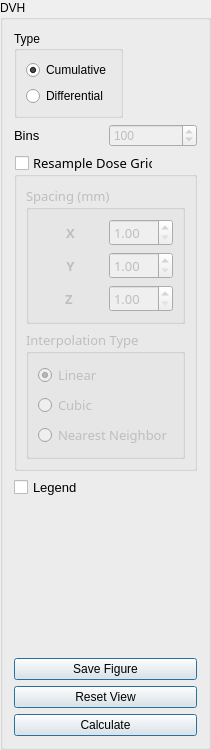
      <widget class="QGroupBox" name="groupBox">
       <property name="maximumSize">
        <size>
         <width>147</width>
         <height>16777215</height>
        </size>
       </property>
       <property name="title">
        <string>DVH</string>
       </property>
       <layout class="QGridLayout" name="gridLayout_3">
        <item row="0" column="0">
         <layout class="QVBoxLayout" name="verticalLayout">
          <item>
           <widget class="QGroupBox" name="groupBox_2">
            <property name="sizePolicy">
             <sizepolicy hsizetype="Fixed" vsizetype="Fixed">
              <horstretch>0</horstretch>
              <verstretch>0</verstretch>
             </sizepolicy>
            </property>
            <property name="title">
             <string>Type</string>
            </property>
            <layout class="QGridLayout" name="gridLayout_2">
             <item row="0" column="0">
              <widget class="QRadioButton" name="radioButtonCum">
               <property name="text">
                <string>Cumulative</string>
               </property>
               <property name="checked">
                <bool>true</bool>
               </property>
              </widget>
             </item>
             <item row="1" column="0">
              <widget class="QRadioButton" name="radioButtonDiff">
               <property name="text">
                <string>Differential</string>
               </property>
              </widget>
             </item>
            </layout>
           </widget>
          </item>
          <item>
           <layout class="QHBoxLayout" name="horizontalLayout_2">
            <item>
             <widget class="QLabel" name="label">
              <property name="font">
               <font>
                <pointsize>10</pointsize>
                <stylestrategy>PreferAntialias</stylestrategy>
               </font>
              </property>
              <property name="text">
               <string>Bins</string>
              </property>
             </widget>
            </item>
            <item>
             <widget class="QSpinBox" name="binSpinBox">
              <property name="enabled">
               <bool>false</bool>
              </property>
              <property name="maximum">
               <number>1000000</number>
              </property>
              <property name="singleStep">
               <number>10</number>
              </property>
              <property name="value">
               <number>100</number>
              </property>
             </widget>
            </item>
           </layout>
          </item>
         </layout>
        </item>
        <item row="1" column="0">
         <widget class="QGroupBox" name="groupBoxResampleDoseGrid">
          <property name="font">
           <font>
            <family>Agency FB</family>
            <pointsize>10</pointsize>
           </font>
          </property>
          <property name="styleSheet">
           <string notr="true"/>
          </property>
          <property name="title">
           <string>Resample Dose Grid</string>
          </property>
          <property name="checkable">
           <bool>true</bool>
          </property>
          <property name="checked">
           <bool>false</bool>
          </property>
          <layout class="QGridLayout" name="gridLayout_4">
           <item row="0" column="0">
            <layout class="QVBoxLayout" name="verticalLayout_3">
             <item>
              <widget class="QGroupBox" name="groupBox_3">
               <property name="font">
                <font>
                 <family>Agency FB</family>
                 <pointsize>10</pointsize>
                 <stylestrategy>PreferAntialias</stylestrategy>
                </font>
               </property>
               <property name="title">
                <string>Spacing (mm)</string>
               </property>
               <layout class="QGridLayout" name="gridLayout_5">
                <item row="0" column="0">
                 <layout class="QVBoxLayout" name="verticalLayout_4">
                  <item>
                   <layout class="QHBoxLayout" name="horizontalLayout_3">
                    <item>
                     <widget class="QLabel" name="label_2">
                      <property name="font">
                       <font>
                        <family>Agency FB</family>
                        <pointsize>10</pointsize>
                        <bold>true</bold>
                        <stylestrategy>PreferAntialias</stylestrategy>
                       </font>
                      </property>
                      <property name="text">
                       <string>X</string>
                      </property>
                      <property name="alignment">
                       <set>Qt::AlignmentFlag::AlignCenter</set>
                      </property>
                     </widget>
                    </item>
                    <item>
                     <widget class="QDoubleSpinBox" name="xSpcSpinBox">
                      <property name="minimum">
                       <double>1.000000000000000</double>
                      </property>
                     </widget>
                    </item>
                   </layout>
                  </item>
                  <item>
                   <layout class="QHBoxLayout" name="horizontalLayout_4">
                    <item>
                     <widget class="QLabel" name="label_3">
                      <property name="font">
                       <font>
                        <family>Agency FB</family>
                        <pointsize>10</pointsize>
                        <bold>true</bold>
                        <stylestrategy>PreferAntialias</stylestrategy>
                       </font>
                      </property>
                      <property name="text">
                       <string>Y</string>
                      </property>
                      <property name="alignment">
                       <set>Qt::AlignmentFlag::AlignCenter</set>
                      </property>
                     </widget>
                    </item>
                    <item>
                     <widget class="QDoubleSpinBox" name="ySpcSpinBox">
                      <property name="minimum">
                       <double>1.000000000000000</double>
                      </property>
                      <property name="value">
                       <double>1.000000000000000</double>
                      </property>
                     </widget>
                    </item>
                   </layout>
                  </item>
                  <item>
                   <layout class="QHBoxLayout" name="horizontalLayout_5">
                    <item>
                     <widget class="QLabel" name="label_4">
                      <property name="font">
                       <font>
                        <family>Agency FB</family>
                        <pointsize>10</pointsize>
                        <bold>true</bold>
                        <stylestrategy>PreferAntialias</stylestrategy>
                       </font>
                      </property>
                      <property name="text">
                       <string>Z </string>
                      </property>
                      <property name="alignment">
                       <set>Qt::AlignmentFlag::AlignCenter</set>
                      </property>
                     </widget>
                    </item>
                    <item>
                     <widget class="QDoubleSpinBox" name="zSpcSpinBox">
                      <property name="minimum">
                       <double>1.000000000000000</double>
                      </property>
                     </widget>
                    </item>
                   </layout>
                  </item>
                 </layout>
                </item>
               </layout>
              </widget>
             </item>
             <item>
              <widget class="QGroupBox" name="groupBox_4">
               <property name="font">
                <font>
                 <family>Agency FB</family>
                 <pointsize>10</pointsize>
                 <stylestrategy>PreferAntialias</stylestrategy>
                </font>
               </property>
               <property name="title">
                <string>Interpolation Type</string>
               </property>
               <property name="flat">
                <bool>false</bool>
               </property>
               <property name="checkable">
                <bool>false</bool>
               </property>
               <layout class="QGridLayout" name="gridLayout_6">
                <item row="0" column="0">
                 <layout class="QVBoxLayout" name="verticalLayout_5">
                  <item>
                   <widget class="QRadioButton" name="radioButtonLinear">
                    <property name="text">
                     <string>Linear</string>
                    </property>
                    <property name="checked">
                     <bool>true</bool>
                    </property>
                   </widget>
                  </item>
                  <item>
                   <widget class="QRadioButton" name="radioButtonCubic">
                    <property name="text">
                     <string>Cubic</string>
                    </property>
                   </widget>
                  </item>
                  <item>
                   <widget class="QRadioButton" name="radioButtonNeighbor">
                    <property name="text">
                     <string>Nearest Neighbor</string>
                    </property>
                   </widget>
                  </item>
                 </layout>
                </item>
               </layout>
              </widget>
             </item>
            </layout>
           </item>
          </layout>
         </widget>
        </item>
        <item row="2" column="0">
         <widget class="QCheckBox" name="checkBoxLegend">
          <property name="font">
           <font>
            <pointsize>10</pointsize>
            <stylestrategy>PreferAntialias</stylestrategy>
           </font>
          </property>
          <property name="text">
           <string>Legend</string>
          </property>
          <property name="icon">
           <iconset>
            <normaloff>:/Icons/Legend.png</normaloff>:/Icons/Legend.png</iconset>
          </property>
          <property name="iconSize">
           <size>
            <width>16</width>
            <height>16</height>
           </size>
          </property>
          <property name="checked">
           <bool>false</bool>
          </property>
         </widget>
        </item>
        <item row="3" column="0">
         <spacer name="verticalSpacer">
          <property name="orientation">
           <enum>Qt::Orientation::Vertical</enum>
          </property>
          <property name="sizeHint" stdset="0">
           <size>
            <width>20</width>
            <height>154</height>
           </size>
          </property>
         </spacer>
        </item>
        <item row="4" column="0">
         <widget class="QPushButton" name="saveFig">
          <property name="font">
           <font>
            <stylestrategy>PreferAntialias</stylestrategy>
           </font>
          </property>
          <property name="text">
           <string>Save Figure</string>
          </property>
          <property name="icon">
           <iconset>
            <normaloff>:/Icons/Save-Figure.png</normaloff>:/Icons/Save-Figure.png</iconset>
          </property>
          <property name="default">
           <bool>true</bool>
          </property>
         </widget>
        </item>
        <item row="5" column="0">
         <layout class="QVBoxLayout" name="verticalLayout_2">
          <item>
           <widget class="QPushButton" name="ResetViewButton">
            <property name="font">
             <font>
              <stylestrategy>PreferAntialias</stylestrategy>
             </font>
            </property>
            <property name="text">
             <string>Reset View</string>
            </property>
            <property name="icon">
             <iconset>
              <normaloff>:/Icons/Reset.png</normaloff>:/Icons/Reset.png</iconset>
            </property>
            <property name="default">
             <bool>true</bool>
            </property>
           </widget>
          </item>
          <item>
           <widget class="QPushButton" name="pushButton">
            <property name="font">
             <font>
              <stylestrategy>PreferAntialias</stylestrategy>
             </font>
            </property>
            <property name="text">
             <string>Calculate</string>
            </property>
            <property name="icon">
             <iconset>
              <normaloff>:/Icons/Charts.png</normaloff>:/Icons/Charts.png</iconset>
            </property>
            <property name="default">
             <bool>true</bool>
            </property>
           </widget>
          </item>
         </layout>
        </item>
       </layout>
      </widget>
